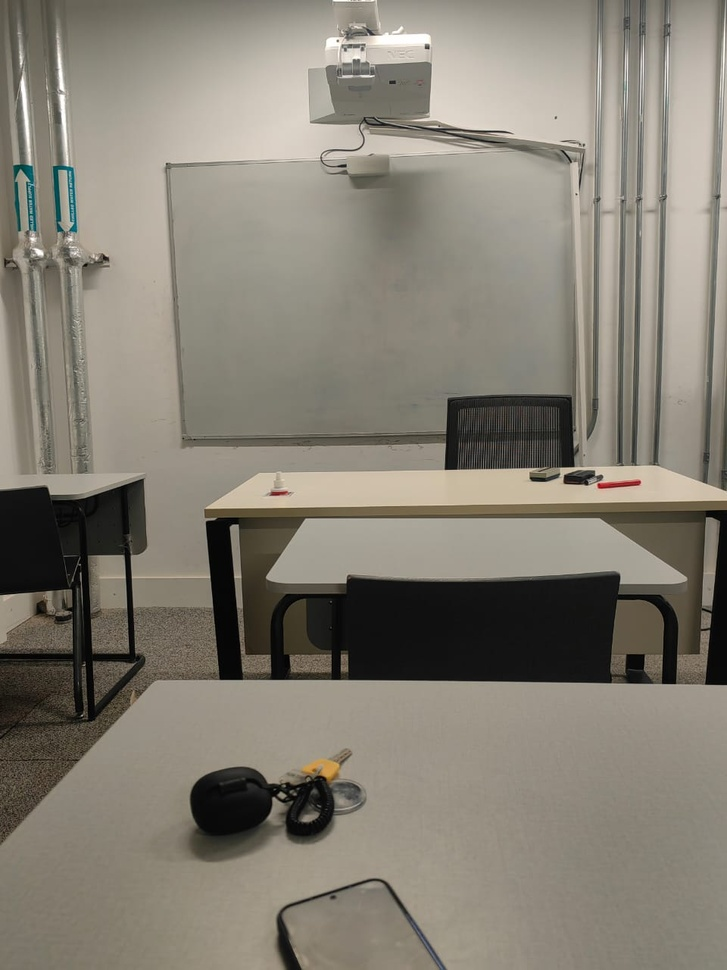
#> input picture 03-Feature-Matching/classroom.jpeg, 727 x 970 px, shrunk from 960 x 1280 before the run, found by its file name
$ jupyter execute Lecture3.ipynb   (shell and % lines are left out)
#> lines starting #> are read from the running program, lines starting #| are printed output that depends on the picture
[cell 1]
import cv2
import matplotlib.pyplot as plt

# STEP 1: Load and rotate the image
image1 = cv2.imread("/content/classroom.jpeg")
#> image1 is the input picture: shape (970, 727, 3); mean B, G, R 116.1, 127.6, 133.1

image2 = cv2.rotate(image1, cv2.ROTATE_90_CLOCKWISE)
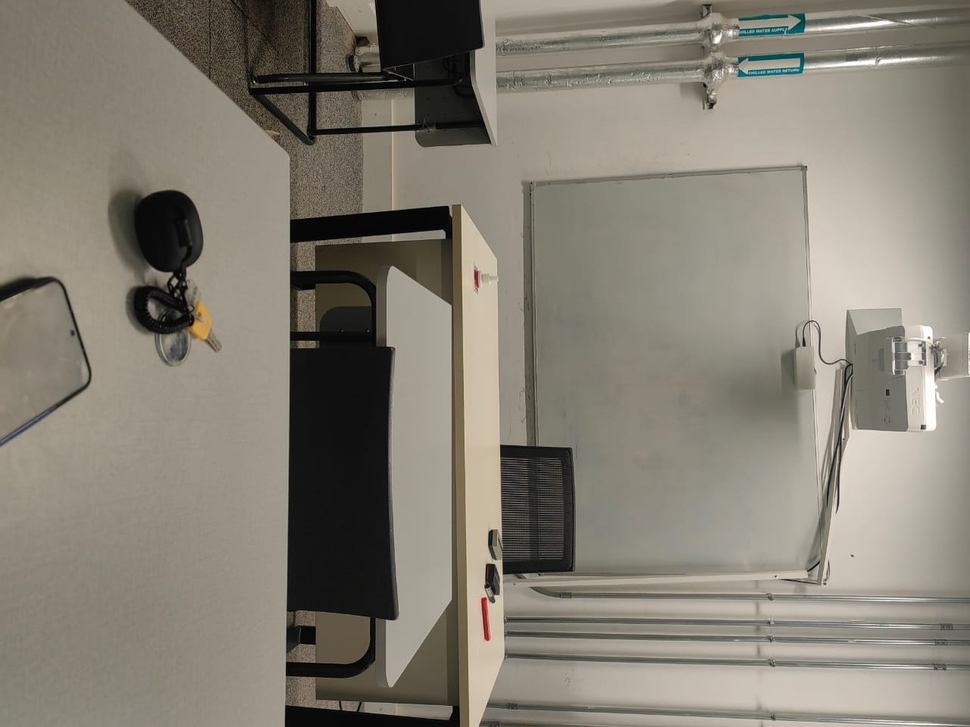
#> image2: shape (727, 970, 3); mean B, G, R 116.1, 127.6, 133.1

# Convert both images to grayscale
gray1 = cv2.cvtColor(image1, cv2.COLOR_BGR2GRAY)
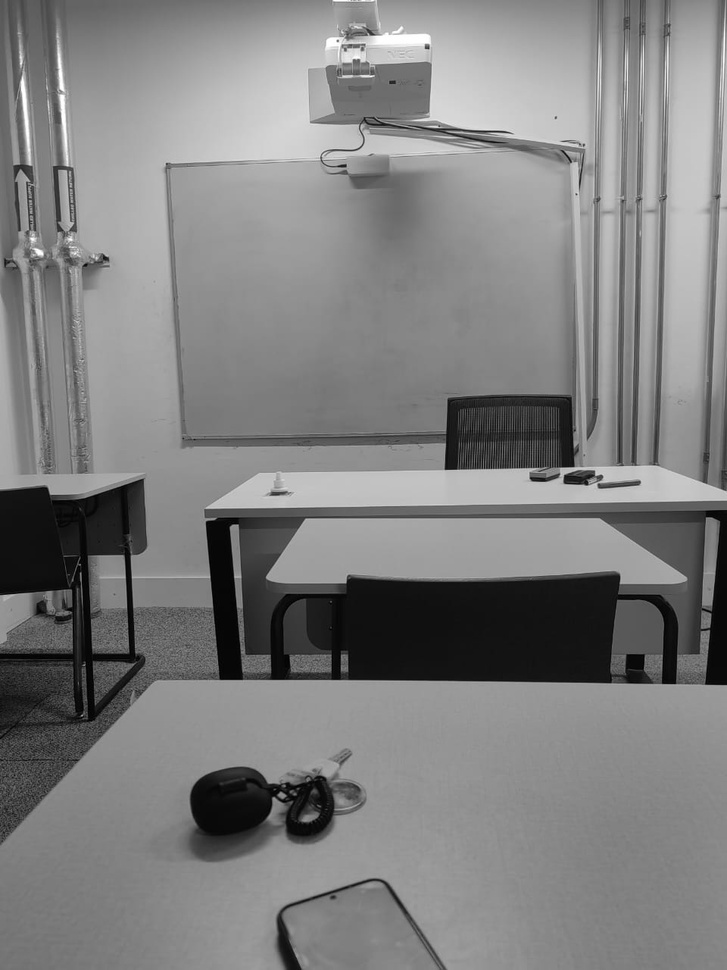
#> gray1: shape (970, 727); min 0, max 255, mean 127.9
gray2 = cv2.cvtColor(image2, cv2.COLOR_BGR2GRAY)
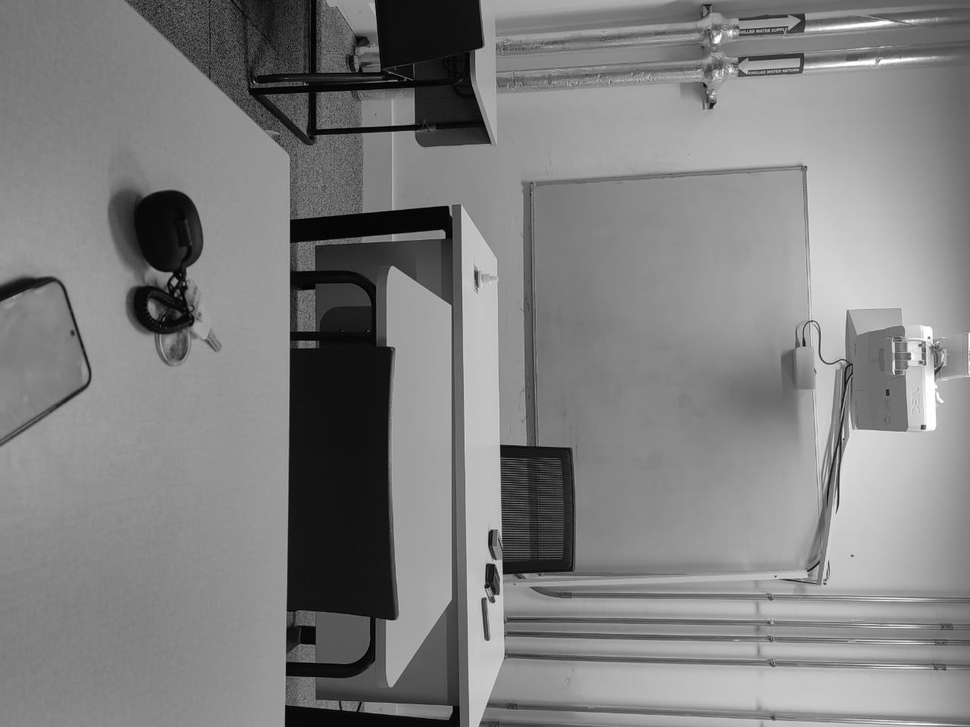
#> gray2: shape (727, 970); min 0, max 255, mean 127.9


# STEP 2: Detect keypoints and descriptors using ORB
orb = cv2.ORB_create(nfeatures=1000)

kp1, des1 = orb.detectAndCompute(gray1, None)
#> kp1 = 1000 keypoints; strongest (x, y, size): (565, 479, 53.6), (566, 479, 64.3), (426, 47, 37.2), (425, 47, 31)
kp2, des2 = orb.detectAndCompute(gray2, None)
#> kp2 = 1000 keypoints; strongest (x, y, size): (489, 565, 53.6), (489, 566, 64.3), (922, 426, 37.2), (922, 425, 31)

print("Keypoints in original image:", len(kp1))
#| Keypoints in original image: 1000
print("Keypoints in rotated image:", len(kp2))
#| Keypoints in rotated image: 1000


# STEP 3: Match descriptors using BFMatcher
bf = cv2.BFMatcher(cv2.NORM_HAMMING, crossCheck=True)

matches = bf.match(des1, des2)
#> matches = 1000 matches

# Sort matches by distance (smallest first)
matches = sorted(matches, key=lambda x: x.distance)

print("Total matches:", len(matches))
#| Total matches: 1000


# STEP 4: Display the matching results
result = cv2.drawMatches(
    image1, kp1,
    image2, kp2,
    matches[:40],
    None,
    flags=cv2.DrawMatchesFlags_NOT_DRAW_SINGLE_POINTS
)
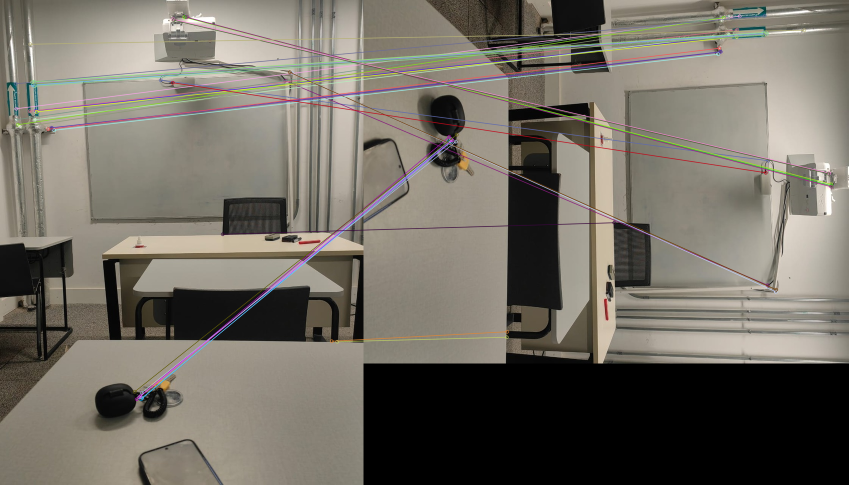
#> result: shape (970, 1697, 3) (shown at 1/2 size); mean B, G, R 100, 109.4, 114.4

plt.figure(figsize=(14, 7))
plt.imshow(cv2.cvtColor(result, cv2.COLOR_BGR2RGB))
plt.title("ORB Feature Matching")
plt.axis("off")
plt.show()
